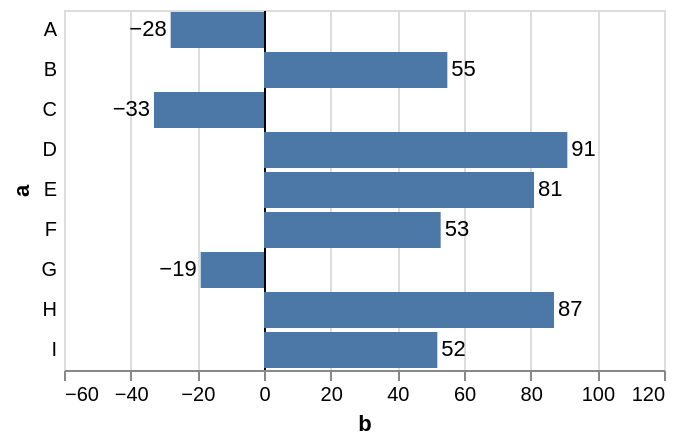

Specify this chart in Vega-Lite:
### Vega-Lite specification from a JSON file in a GitHub repository (floating-point values rounded to 4 significant figures)
{"$schema": "https://vega.github.io/schema/vega-lite/v5.json", "description": "A bar chart with negative values. We can hide the axis domain line, and instead use a conditional grid color to draw a zero baseline.", "data": {"values": [{"a": "A", "b": -28}, {"a": "B", "b": 55}, {"a": "C", "b": -33}, {"a": "D", "b": 91}, {"a": "E", "b": 81}, {"a": "F", "b": 53}, {"a": "G", "b": -19}, {"a": "H", "b": 87}, {"a": "I", "b": 52}]}, "layer": [{"mark": "bar", "encoding": {"y": {"field": "a", "type": "nominal", "axis": {"domain": false, "ticks": false, "labelAngle": 0, "labelPadding": 4}}, "x": {"field": "b", "type": "quantitative", "scale": {"padding": 20}, "axis": {"gridColor": {"condition": {"test": "datum.value === 0", "value": "black"}, "value": "#ddd"}}}}}, {"mark": {"type": "text", "align": {"expr": "datum.b < 0 ? 'right' : 'left'"}, "dx": {"expr": "datum.b < 0 ? -2 : 2"}}, "encoding": {"y": {"field": "a", "type": "nominal", "axis": {"domain": false, "ticks": false, "labelAngle": 0, "labelPadding": 4}}, "x": {"field": "b", "type": "quantitative", "scale": {"padding": 20}, "axis": {"gridColor": {"condition": {"test": "datum.value === 0", "value": "black"}, "value": "#ddd"}}}, "text": {"field": "b", "type": "quantitative"}}}]}
